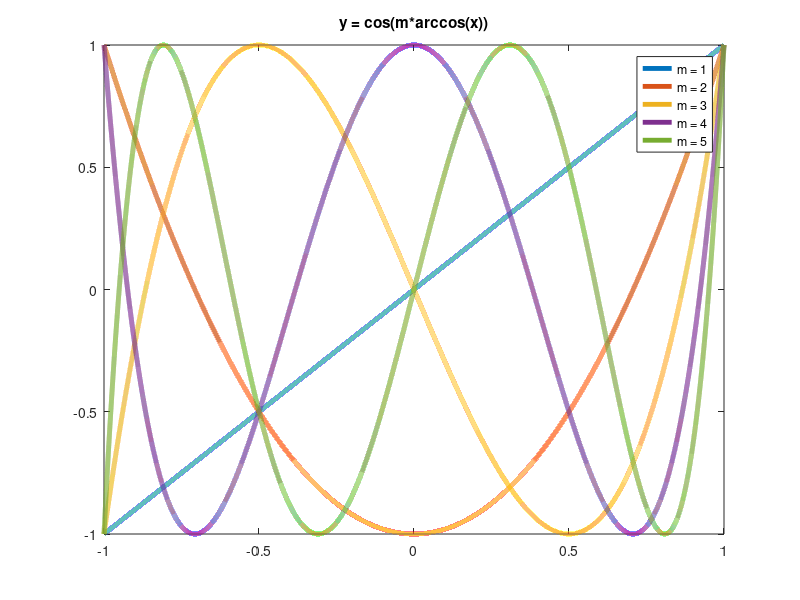

This figure's MATLAB source:
% y = cos(m*arccos(x))

x = linspace( -1, 1, 100000 );
for m = 1:5
    y = cos( m*acos( x ) );
    plot( x, y, 'LineWidth', 3.5 );
    hold on
end
hold off
title('y = cos(m*arccos(x))')
legend('m = 1', 'm = 2', 'm = 3', 'm = 4', 'm = 5')